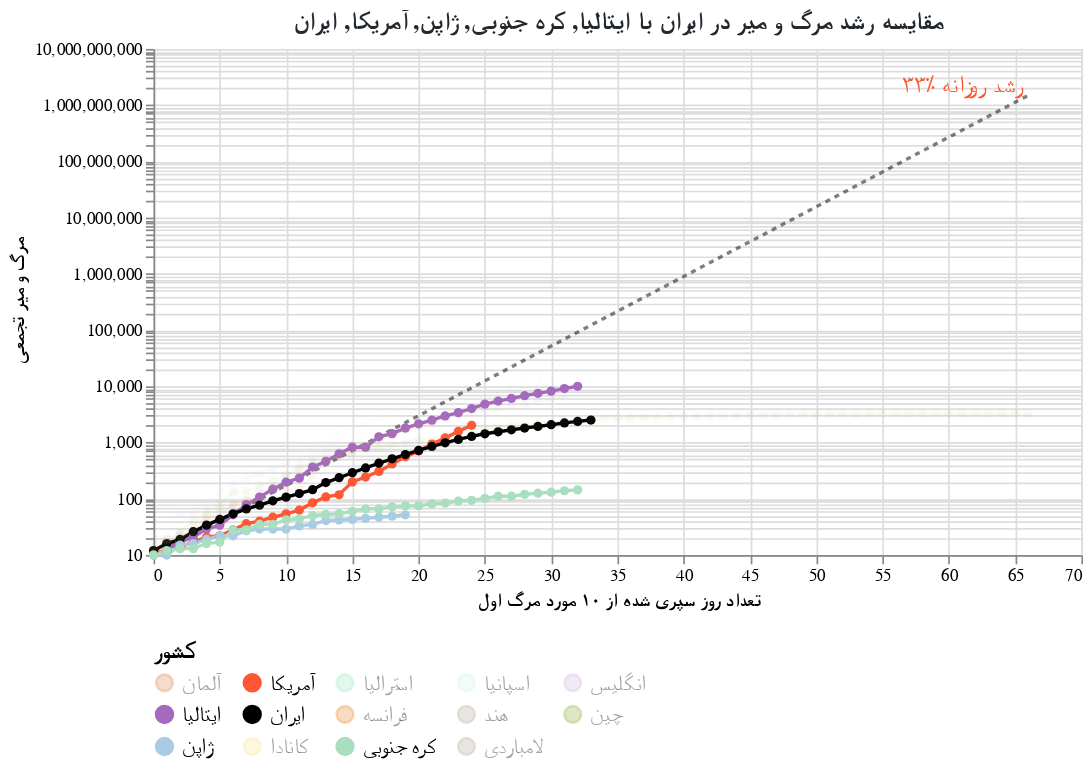

The cell this chart's notebook holds for it:
### Code cell
#hide_input
chart = make_since_chart()
chart

### Figure 1 — Vega-Lite specification as saved in the notebook (floating-point values rounded to 4 significant figures; data arrays with more than 128 entries replaced by an {"elided": "..."} marker saying what was removed)
{"config": {"view": {"continuousWidth": 400, "continuousHeight": 300}, "title": {"color": "#24292e", "font": "Tahoma", "fontSize": 15}}, "layer": [{"mark": {"type": "line", "color": "black", "opacity": 0.5, "strokeDash": [3, 3]}, "encoding": {"x": {"type": "quantitative", "field": "Days since 10th death"}, "y": {"type": "quantitative", "field": "Confirmed Cases"}}}, {"mark": {"type": "text", "align": "right", "color": "#FF5733", "dy": -6, "fontSize": 14, "text": "۳۳٪ رشد روزانه"}, "encoding": {"x": {"type": "quantitative", "field": "Days since 10th death"}, "y": {"type": "quantitative", "field": "Confirmed Cases"}}, "transform": [{"filter": "(datum['Days since 10th death'] >= 66)"}]}, {"data": {"name": "data-cce187d9c3fa3eb7a8005c1310024c54"}, "mark": {"type": "line", "point": true}, "encoding": {"color": {"type": "nominal", "field": "Country", "legend": {"columns": 5, "labelFont": "Tahoma", "labelFontSize": 13, "orient": "bottom", "symbolLimit": 100, "title": "کشور", "titleFont": "Tahoma", "titleFontSize": 14}, "scale": {"domain": ["آلمان", "آمریکا", "استرالیا", "اسپانیا", "انگلیس", "ایتالیا", "ایران", "فرانسه", "هند", "چین", "ژاپن", "کانادا", "کره جنوبی", "لامباردی"], "range": ["#E59866", "#FF5733", "#ABEBC6", "#D5F5E3", "#D7BDE2", "#A569BD", "black", "#EB984E", "#C1B7AD", "#A1BA59", "#A9CCE3", "#F9E79F", "#A9DFBF", "#C1B7AD"]}}, "opacity": {"condition": {"value": 1, "selection": "selector001"}, "value": 0.05}, "tooltip": [{"type": "nominal", "field": "Country"}, {"type": "temporal", "field": "Date"}, {"type": "quantitative", "field": "Confirmed Cases"}, {"type": "quantitative", "field": "Days since 10th death"}], "x": {"type": "quantitative", "axis": {"title": "تعداد روز سپری شده از ۱۰ مورد مرگ اول", "titleFont": "Tahoma"}, "field": "Days since 10th death"}, "y": {"type": "quantitative", "axis": {"title": "مرگ و میر تجمعی", "titleFont": "Tahoma"}, "field": "Confirmed Cases", "scale": {"type": "log"}}}, "selection": {"selector001": {"type": "multi", "fields": ["Country"], "bind": "legend", "init": [{"Country": "ایتالیا"}, {"Country": "کره جنوبی"}, {"Country": "ژاپن"}, {"Country": "آمریکا"}, {"Country": "ایران"}]}}, "width": 550}, {"data": {"name": "data-cce187d9c3fa3eb7a8005c1310024c54"}, "mark": {"type": "text", "align": "right", "dy": -8, "fontWeight": "bold"}, "encoding": {"color": {"type": "nominal", "field": "Country", "legend": {"columns": 5, "labelFont": "Tahoma", "labelFontSize": 13, "orient": "bottom", "symbolLimit": 100, "title": "کشور", "titleFont": "Tahoma", "titleFontSize": 14}, "scale": {"domain": ["آلمان", "آمریکا", "استرالیا", "اسپانیا", "انگلیس", "ایتالیا", "ایران", "فرانسه", "هند", "چین", "ژاپن", "کانادا", "کره جنوبی", "لامباردی"], "range": ["#E59866", "#FF5733", "#ABEBC6", "#D5F5E3", "#D7BDE2", "#A569BD", "black", "#EB984E", "#C1B7AD", "#A1BA59", "#A9CCE3", "#F9E79F", "#A9DFBF", "#C1B7AD"]}}, "opacity": {"condition": {"value": 1, "selection": "selector001"}, "value": 0.05}, "text": {"type": "nominal", "field": "Country"}, "tooltip": [{"type": "nominal", "field": "Country"}, {"type": "temporal", "field": "Date"}, {"type": "quantitative", "field": "Confirmed Cases"}, {"type": "quantitative", "field": "Days since 10th death"}], "x": {"type": "quantitative", "axis": {"title": "تعداد روز سپری شده از ۱۰ مورد مرگ اول", "titleFont": "Tahoma"}, "field": "Days since 10th death"}, "y": {"type": "quantitative", "axis": {"title": "مرگ و میر تجمعی", "titleFont": "Tahoma"}, "field": "Confirmed Cases", "scale": {"type": "log"}}}, "transform": [{"filter": "(datum['Date'] >= 1585440000000)"}], "width": 550}], "data": {"name": "data-fa495375bfe2cab14e58ae13bfe5a812"}, "title": "مقایسه رشد مرگ و میر در ایران با ایتالیا, کره جنوبی, ژاپن, آمریکا, ایران", "$schema": "https://vega.github.io/schema/vega-lite/v4.0.2.json", "datasets": {"data-fa495375bfe2cab14e58ae13bfe5a812": [{"Days since 10th death": 0, "Confirmed Cases": 10.0}, {"Days since 10th death": 1, "Confirmed Cases": 13.3}, {"Days since 10th death": 2, "Confirmed Cases": 17.69}, {"Days since 10th death": 3, "Confirmed Cases": 23.53}, {"Days since 10th death": 4, "Confirmed Cases": 31.29}, {"Days since 10th death": 5, "Confirmed Cases": 41.62}, {"Days since 10th death": 6, "Confirmed Cases": 55.35}, {"Days since 10th death": 7, "Confirmed Cases": 73.61}, {"Days since 10th death": 8, "Confirmed Cases": 97.91}, {"Days since 10th death": 9, "Confirmed Cases": 130.2}, {"Days since 10th death": 10, "Confirmed Cases": 173.2}, {"Days since 10th death": 11, "Confirmed Cases": 230.3}, {"Days since 10th death": 12, "Confirmed Cases": 306.4}, {"Days since 10th death": 13, "Confirmed Cases": 407.4}, {"Days since 10th death": 14, "Confirmed Cases": 541.9}, {"Days since 10th death": 15, "Confirmed Cases": 720.7}, {"Days since 10th death": 16, "Confirmed Cases": 958.6}, {"Days since 10th death": 17, "Confirmed Cases": 1275.0}, {"Days since 10th death": 18, "Confirmed Cases": 1696.0}, {"Days since 10th death": 19, "Confirmed Cases": 2255.0}, {"Days since 10th death": 20, "Confirmed Cases": 2999.0}, {"Days since 10th death": 21, "Confirmed Cases": 3989.0}, {"Days since 10th death": 22, "Confirmed Cases": 5306.0}, {"Days since 10th death": 23, "Confirmed Cases": 7056.0}, {"Days since 10th death": 24, "Confirmed Cases": 9385.0}, {"Days since 10th death": 25, "Confirmed Cases": 12480.0}, {"Days since 10th death": 26, "Confirmed Cases": 16600.0}, {"Days since 10th death": 27, "Confirmed Cases": 22080.0}, {"Days since 10th death": 28, "Confirmed Cases": 29370.0}, {"Days since 10th death": 29, "Confirmed Cases": 39060.0}, {"Days since 10th death": 30, "Confirmed Cases": 51950.0}, {"Days since 10th death": 31, "Confirmed Cases": 69090.0}, {"Days since 10th death": 32, "Confirmed Cases": 91890.0}, {"Days since 10th death": 33, "Confirmed Cases": 122200.0}, {"Days since 10th death": 34, "Confirmed Cases": 162500.0}, {"Days since 10th death": 35, "Confirmed Cases": 216200.0}, {"Days since 10th death": 36, "Confirmed Cases": 287500.0}, {"Days since 10th death": 37, "Confirmed Cases": 382400.0}, {"Days since 10th death": 38, "Confirmed Cases": 508600.0}, {"Days since 10th death": 39, "Confirmed Cases": 676400.0}, {"Days since 10th death": 40, "Confirmed Cases": 899600.0}, {"Days since 10th death": 41, "Confirmed Cases": 1197000.0}, {"Days since 10th death": 42, "Confirmed Cases": 1591000.0}, {"Days since 10th death": 43, "Confirmed Cases": 2117000.0}, {"Days since 10th death": 44, "Confirmed Cases": 2815000.0}, {"Days since 10th death": 45, "Confirmed Cases": 3744000.0}, {"Days since 10th death": 46, "Confirmed Cases": 4979000.0}, {"Days since 10th death": 47, "Confirmed Cases": 6623000.0}, {"Days since 10th death": 48, "Confirmed Cases": 8808000.0}, {"Days since 10th death": 49, "Confirmed Cases": 11710000.0}, {"Days since 10th death": 50, "Confirmed Cases": 15580000.0}, {"Days since 10th death": 51, "Confirmed Cases": 20720000.0}, {"Days since 10th death": 52, "Confirmed Cases": 27560000.0}, {"Days since 10th death": 53, "Confirmed Cases": 36660000.0}, {"Days since 10th death": 54, "Confirmed Cases": 48750000.0}, {"Days since 10th death": 55, "Confirmed Cases": 64840000.0}, {"Days since 10th death": 56, "Confirmed Cases": 86240000.0}, {"Days since 10th death": 57, "Confirmed Cases": 114700000.0}, {"Days since 10th death": 58, "Confirmed Cases": 152500000.0}, {"Days since 10th death": 59, "Confirmed Cases": 202900000.0}, {"Days since 10th death": 60, "Confirmed Cases": 269800000.0}, {"Days since 10th death": 61, "Confirmed Cases": 358900000.0}, {"Days since 10th death": 62, "Confirmed Cases": 477300000.0}, {"Days since 10th death": 63, "Confirmed Cases": 634800000.0}, {"Days since 10th death": 64, "Confirmed Cases": 844300000.0}, {"Days since 10th death": 65, "Confirmed Cases": 1123000000.0}, {"Days since 10th death": 66, "Confirmed Cases": 1494000000.0}], "data-cce187d9c3fa3eb7a8005c1310024c54": {"elided": "335 records"}}}
